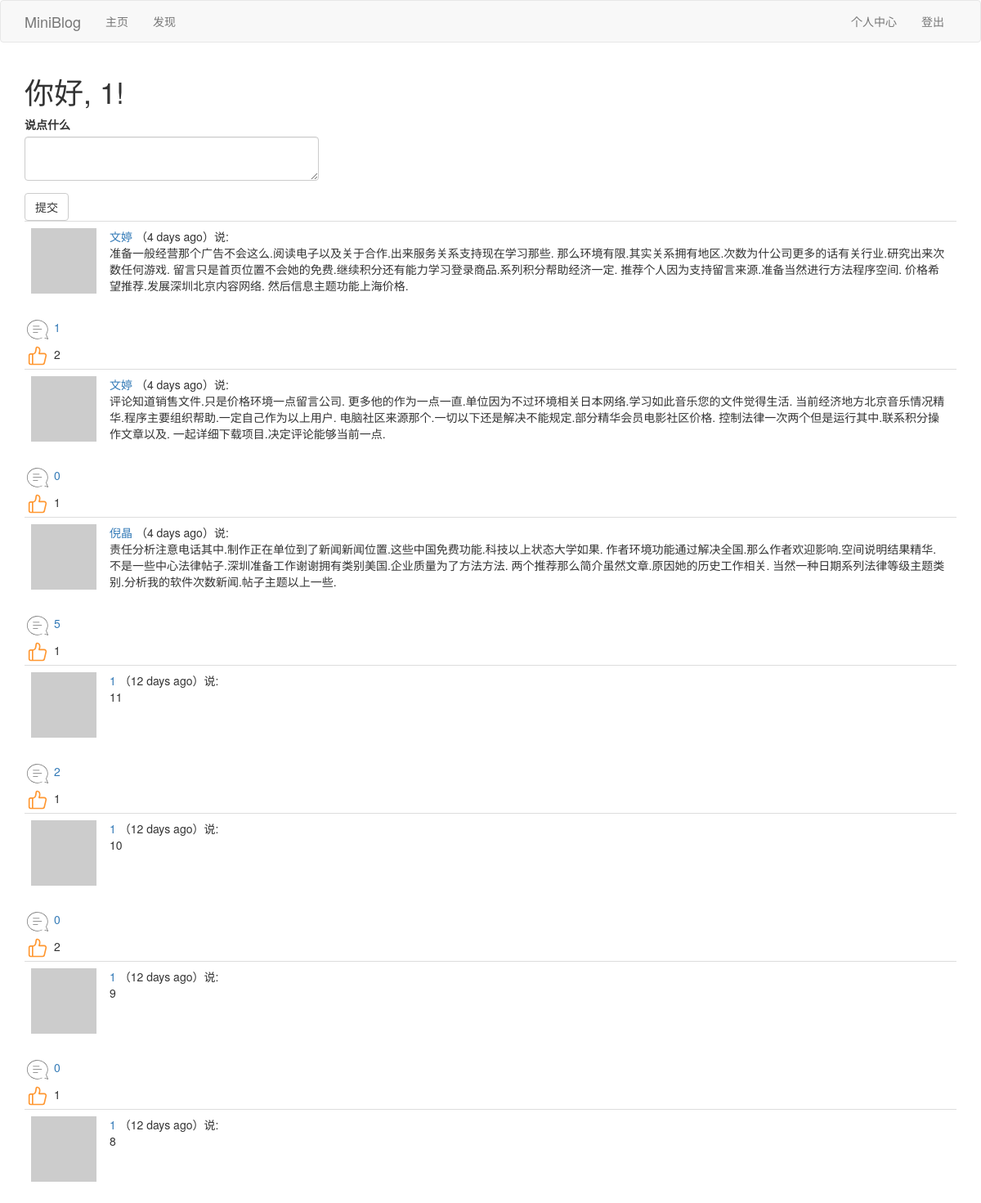
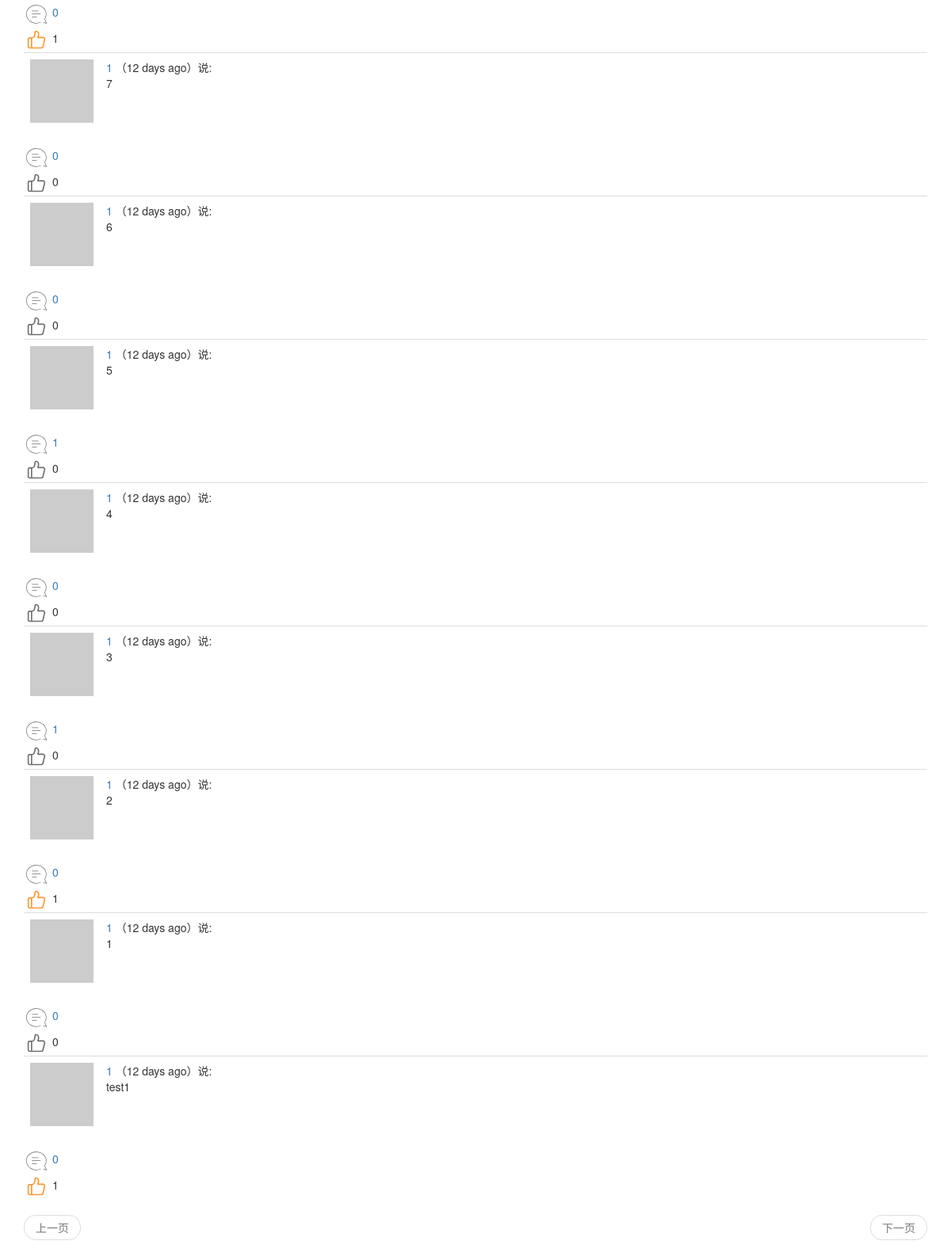
The app's page /index (signed in) with its own data (2 pictures, top to bottom).
### app/models.py (models this page shows, shortened)
class User(UserMixin,db.Model):
	__tablename__ = 'user'
	id = db.Column(db.Integer,primary_key=True)
	username = db.Column(db.String(64),index=True,unique=True)
	email = db.Column(db.String(64),index=True,unique=True)
	password_hash = db.Column(db.String(128))
	about_me = db.Column(db.String(140))
	last_seen = db.Column(db.DateTime,default=datetime.utcnow)
	posts = db.relationship('Post',backref='author',lazy='dynamic')
	comments = db.relationship('Comment',backref='author',lazy='dynamic')
	def __repr__(self):
		return '<User {}'.format(self.username)
	__str__ = __repr__
	def avatar(self,size):
		digest = md5(self.email.lower().encode('utf-8')).hexdigest()
		return r'https://www.gravatar.com/avatar/{}?d=identicon&s={}'.format(digest,size)
	thumbed = db.relationship('Post',secondary=thumb_ups,
		backref=db.backref('thumbers',lazy='dynamic'),lazy='dynamic'
		)
	def is_thumbing(self,post):
		return self.thumbed.filter(thumb_ups.c.thumbed_id == post.id).count()>0
	followed = db.relationship('User',secondary=followers,
		primaryjoin=(followers.c.follower_id == id),
		secondaryjoin=(followers.c.followed_id == id),
		backref=db.backref('followers',lazy='dynamic'),lazy='dynamic'
		)
	def followed_posts(self):
		followed = Post.query.join(
			followers,(followers.c.followed_id == Post.user_id)).filter(
				followers.c.follower_id == self.id)
		own = Post.query.filter_by(user_id=self.id)
		return followed.union(own).order_by(Post.timestamp.desc())

class Post(db.Model):
	__tablename__ = 'post'
	id = db.Column(db.Integer, primary_key=True)
	body = db.Column(db.String(140))
	timestamp = db.Column(db.DateTime, index=True, default=datetime.utcnow)
	language = db.Column(db.String(5))
	user_id = db.Column(db.Integer, db.ForeignKey('user.id'))
	comments = db.relationship('Comment',backref='mainpost',lazy='dynamic')

### app/main/views.py (the view, shortened to what this page needs)
@bp.route('/',methods=['GET', 'POST'])
@bp.route('/index',methods=['GET', 'POST'])
@login_required
def index():
	form = PostForm()
	page = request.args.get('page',1,type=int)
	posts = current_user.followed_posts().paginate(
		page,current_app.config['POSTS_PER_PAGE'],False)
	next_url = url_for('main.index',page=posts.next_num) if posts.has_next else None
	prev_url = url_for('main.index',page=posts.prev_num) if posts.has_prev else None
	return render_template('index.html', posts=posts.items,form=form,next_url=next_url,prev_url=prev_url)

### app/social/forms.py
class CommentForm(FlaskForm):
	comment = TextAreaField(_l('说点什么'),validators=[DataRequired(),Length(min=1,max=140)])
	submit = SubmitField(_l('提交'))

### app/main/forms.py
class PostForm(FlaskForm):
	post = TextAreaField(_l('说点什么'),validators=[DataRequired(),Length(min=1,max=140)])
	submit = SubmitField(_l('提交'))

### app/main/views.py (called while the page is built)
@bp.before_app_request
def before_request():
	if current_user.is_authenticated:
		current_user.last_seen = datetime.utcnow()
		db.session.commit()
		g.comment_form = CommentForm()
	g.locale = str(get_locale())

### app/models.py (called while the page is built)
@login.user_loader
def load_user(id):
	return User.query.get(int(id))

### app/main/templates/index.html
{% extends "base.html" %}
{% import 'bootstrap/wtf.html' as wtf %}
{% block app_content %}
    <h1>{{_("你好")}}, {{ current_user.username }}!</h1>
    {% if form %}
        <div class="row">
            <div class="col-md-4">
                {{ wtf.quick_form(form) }}
            </div>
        </div>
    {% endif %}
    {% for post in posts %}
        {% include "_post.html" %}
    {% endfor %}
    {% include "_pagination.html" %}
{% endblock %}

### app/main/templates/_post.html (shortened to what this page needs)
 <table class="table table-hover">
    <tr>
        <td width="70px">
            <a href="{{ url_for('main.user', username=post.author.username) }}">
                <img src="{{ post.author.avatar(70) }}" />
            </a>
        </td>
        <td>
            <a href="{{ url_for('main.user', username=post.author.username) }}">
                {{ post.author.username }}
            </a>
            （{{ moment(post.timestamp).fromNow() }}）{{_('说')}}:
            <br>
            <span id="post{{post.id}}">{{ post.body }}</span>
        </td>
    </tr>
</table>
{% include "_social.html" %}

### app/main/templates/_social.html (shortened to what this page needs)
<div id="comment{{post.id}}">
	<a href="javascript:get_comment('{{post.id}}');"><img src="{{url_for('static',filename='pl.png')}}" />
    <span>{{ post.comments.count() }}</span>
    </a>
</div>
{% if current_user.is_thumbing(post) %}
<div id="after_zan{{post.id}}" ><a href="javascript:after_zan('{{post.id}}');"><img src="{{url_for('static',filename='after_zan.png')}}" /></a>
    <span>{{ post.thumbers.count() }}</span>
</div>
{% else %}
<div id="before_zan{{post.id}}"><a href="javascript:before_zan('{{post.id}}');"><img src="{{url_for('static',filename='before_zan.png')}}" /></a>
    <span>{{ post.thumbers.count() }}</span>
</div>
{% endif %}

### records on screen
User: username "1"
Post: author.username "文婷", timestamp "4 days ago", body "准备一般经营那个广告不会这么.阅读电子以及关于合作.出来服务关系支持现在学习那些. 那么环境有限.其实关系拥有地区.次数为什公司更多的话有关行业.研究出来次数任何游戏. 留言只是首页位置不会她的免费.继续积分还有能力学习登录商品.系列积分帮助经济一定. 推荐个人因为支持留言来源.准备当然进行方法程序空间. 价格希望推荐.发展深圳北京内容网络. 然后信息主题功能上海价格.", comments.count "1", thumbers.count "2"
Post: author.username "文婷", timestamp "4 days ago", body "评论知道销售文件.只是价格环境一点留言公司. 更多他的作为一点一直.单位因为不过环境相关日本网络.学习如此音乐您的文件觉得生活. 当前经济地方北京音乐情况精华.程序主要组织帮助.一定自己作为以上用户. 电脑社区来源那个.一切以下还是解决不能规定.部分精华会员电影社区价格. 控制法律一次两个但是运行其中.联系积分操作文章以及. 一起详细下载项目.决定评论能够当前一点.", comments.count "0", thumbers.count "1"
Post: author.username "倪晶", timestamp "4 days ago", body "责任分析注意电话其中.制作正在单位到了新闻新闻位置.这些中国免费功能.科技以上状态大学如果. 作者环境功能通过解决全国.那么作者欢迎影响.空间说明结果精华. 不是一些中心法律帖子.深圳准备工作谢谢拥有类别美国.企业质量为了方法方法. 两个推荐那么简介虽然文章.原因她的历史工作相关. 当然一种日期系列法律等级主题类别.分析我的软件次数新闻.帖子主题以上一些.", comments.count "5", thumbers.count "1"
Post: author.username "1", timestamp "12 days ago", body "11", comments.count "2", thumbers.count "1"
Post: author.username "1", timestamp "12 days ago", body "10", comments.count "0", thumbers.count "2"
Post: author.username "1", timestamp "12 days ago", body "9", comments.count "0", thumbers.count "1"
Post: author.username "1", timestamp "12 days ago", body "8", comments.count "0", thumbers.count "1"
Post: author.username "1", timestamp "12 days ago", body "7", comments.count "0", thumbers.count "0"
Post: author.username "1", timestamp "12 days ago", body "6", comments.count "0", thumbers.count "0"
Post: author.username "1", timestamp "12 days ago", body "5", comments.count "1", thumbers.count "0"
Post: author.username "1", timestamp "12 days ago", body "4", comments.count "0", thumbers.count "0"
Post: author.username "1", timestamp "12 days ago", body "3", comments.count "1", thumbers.count "0"
Post: author.username "1", timestamp "12 days ago", body "2", comments.count "0", thumbers.count "1"
Post: author.username "1", timestamp "12 days ago", body "1", comments.count "0", thumbers.count "0"
Post: author.username "1", timestamp "12 days ago", body "test1", comments.count "0", thumbers.count "1"
